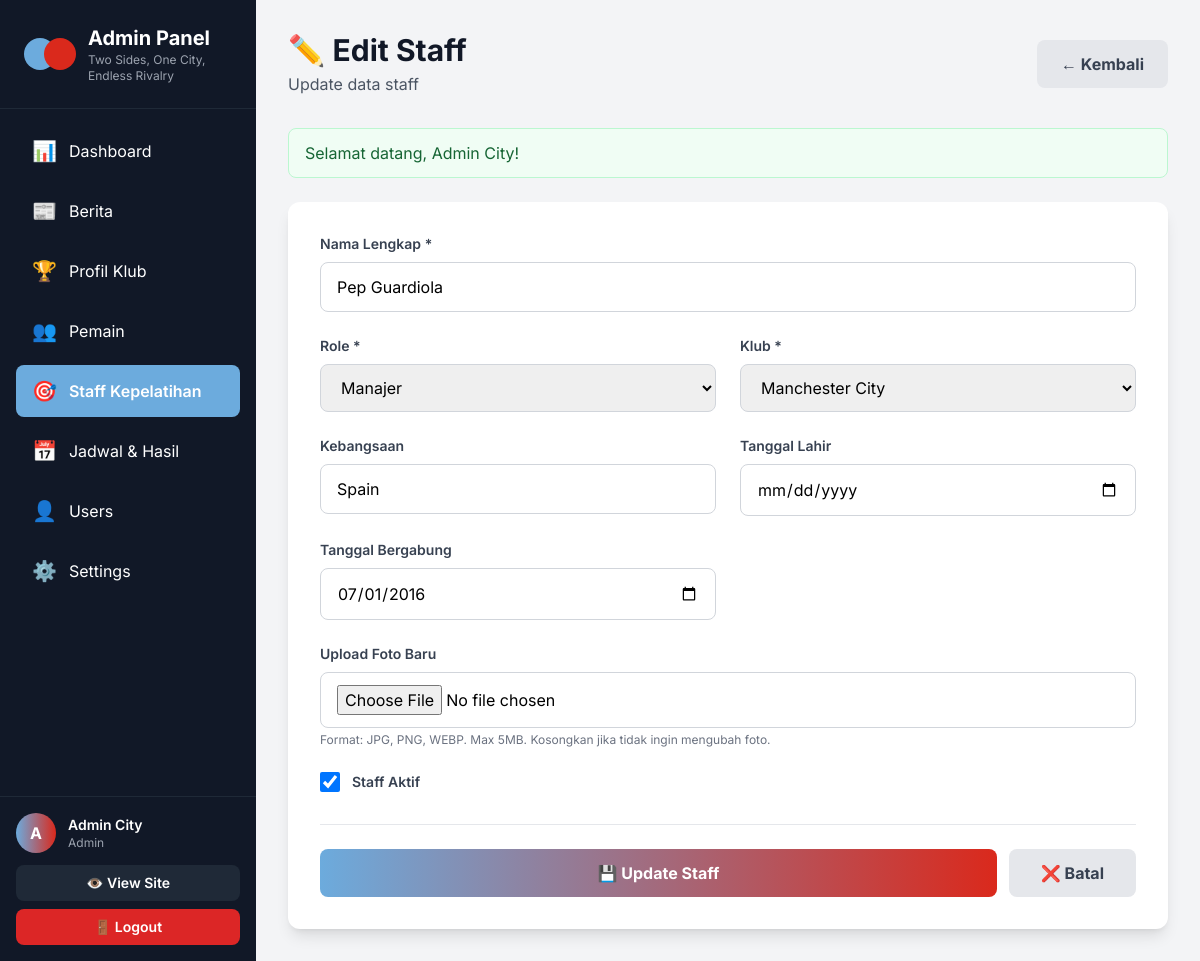
Page /admin/staff/edit.php?id=1 (signed in) on the committed database.
### tables this page shows
CREATE TABLE staff (
    id INT PRIMARY KEY AUTO_INCREMENT,
    name VARCHAR(100) NOT NULL,
    club_id INT NOT NULL,
    role VARCHAR(100) NOT NULL,
    nationality VARCHAR(50) NOT NULL,
    birth_date DATE,
    join_date DATE,
    previous_club VARCHAR(100),
    achievements TEXT,
    biography TEXT,
    photo_url VARCHAR(255),
    is_active TINYINT(1) DEFAULT 1,
    created_at TIMESTAMP DEFAULT CURRENT_TIMESTAMP,
    updated_at TIMESTAMP DEFAULT CURRENT_TIMESTAMP ON UPDATE CURRENT_TIMESTAMP,
    FOREIGN KEY (club_id) REFERENCES clubs(id) ON DELETE CASCADE,
    INDEX idx_club (club_id)
);

CREATE TABLE clubs (
    id INT PRIMARY KEY AUTO_INCREMENT,
    name VARCHAR(100) NOT NULL,
    full_name VARCHAR(150) NOT NULL,
    code VARCHAR(20) NOT NULL UNIQUE,
    founded_year INT NOT NULL,
    stadium_name VARCHAR(100),
    stadium_location VARCHAR(100),
    stadium_capacity INT,
    color_primary VARCHAR(7),
    color_secondary VARCHAR(7),
    history TEXT,
    achievements TEXT,
    created_at TIMESTAMP DEFAULT CURRENT_TIMESTAMP
);

### includes/config.php (called while the page is built, shortened)
<?php
class Database {
    private static $instance = null;
    private $connection;
    private function __construct() {
        $this->connection = new mysqli(DB_HOST, DB_USER, DB_PASS, DB_NAME);
        $this->connection->set_charset("utf8mb4");
    }
    public static function getInstance() {
        if (self::$instance === null) {
            self::$instance = new Database();
        }
        return self::$instance;
    }
    public function getConnection() {
        return $this->connection;
    }
}
function getDB() {
    return Database::getInstance()->getConnection();
}
function getCurrentAdmin() {
    $db = getDB();
    $admin_id = $_SESSION['admin_id'];
    $stmt = $db->prepare("SELECT id, username, email, full_name, role FROM admins WHERE id = ?");
    $stmt->bind_param("i", $admin_id);
    $stmt->execute();
    $result = $stmt->get_result();
    return $result->fetch_assoc();
}
function getFlashMessage() {
    if (isset($_SESSION['flash_message'])) {
        $flash = $_SESSION['flash_message'];
        return $flash;
    }
    return null;
}
?>

### admin/staff/edit.php (the view, shortened to what this page needs)
<?php
require_once '../../includes/config.php';
$db = getDB();
$admin = getCurrentAdmin();
$staff_id = (int)($_GET['id'] ?? 0);
$stmt = $db->prepare("SELECT * FROM staff WHERE id = ?");
$stmt->bind_param("i", $staff_id);
$stmt->execute();
$staff = $stmt->get_result()->fetch_assoc();
$clubs = $db->query("SELECT id, name, code FROM clubs WHERE code IN ('CITY', 'UNITED') ORDER BY name");
$flash = getFlashMessage();
include '../includes/header.php';
?>
<div class="p-8">
    <div class="mb-8">
        <div class="flex items-center justify-between">
            <div>
                <h1 class="text-3xl font-bold text-gray-900">✏️ Edit Staff</h1>
                <p class="text-gray-600 mt-1">Update data staff</p>
            </div>
            <a href="index.php" class="px-6 py-3 bg-gray-200 text-gray-700 font-bold rounded-lg hover:bg-gray-300 transition">
                ← Kembali
            </a>
        </div>
    </div>
    <?php if ($flash): ?>
        <div class="mb-6 bg-<?php echo $flash['type'] === 'success' ? 'green' : 'red'; ?>-50 border border-<?php echo $flash['type'] === 'success' ? 'green' : 'red'; ?>-200 text-<?php echo $flash['type'] === 'success' ? 'green' : 'red'; ?>-800 px-4 py-3 rounded-lg">
            <?php echo $flash['message']; ?>
        </div>
    <?php endif; ?>
    <form method="POST" action="" enctype="multipart/form-data" class="bg-white rounded-xl shadow-lg p-8">
        <div class="grid md:grid-cols-2 gap-6">
            <div class="md:col-span-2">
                <label class="block text-sm font-semibold text-gray-700 mb-2">Nama Lengkap *</label>
                <input
                    type="text"
                    name="name"
                    value="<?php echo htmlspecialchars($staff['name'] ?? ''); ?>"
                    required
                    class="w-full px-4 py-3 border border-gray-300 rounded-lg focus:ring-2 focus:ring-city-blue"
                >
            </div>
            <div>
                <label class="block text-sm font-semibold text-gray-700 mb-2">Role *</label>
                <select
                    name="role"
                    required
                    class="w-full px-4 py-3 border border-gray-300 rounded-lg focus:ring-2 focus:ring-city-blue"
                >
                    <option value="Manajer" <?php echo ($staff['role'] === 'Manajer') ? 'selected' : ''; ?>>Manajer</option>
                </select>
            </div>
            <div>
                <label class="block text-sm font-semibold text-gray-700 mb-2">Klub *</label>
                <select name="club_id" required class="w-full px-4 py-3 border border-gray-300 rounded-lg focus:ring-2 focus:ring-city-blue">
                    <?php while ($club = $clubs->fetch_assoc()): ?>
                        <option value="<?php echo $club['id']; ?>" <?php echo ($staff['club_id'] == $club['id']) ? 'selected' : ''; ?>>
                            <?php echo $club['name']; ?>
                        </option>
                    <?php endwhile; ?>
                </select>
            </div>
            <div>
                <label class="block text-sm font-semibold text-gray-700 mb-2">Kebangsaan</label>
                <input
                    type="text"
                    name="nationality"
                    value="<?php echo htmlspecialchars($staff['nationality'] ?? ''); ?>"
                    class="w-full px-4 py-3 border border-gray-300 rounded-lg focus:ring-2 focus:ring-city-blue"
                >
            </div>
            <div>
                <label class="block text-sm font-semibold text-gray-700 mb-2">Tanggal Lahir</label>
                <input
                    type="date"
                    name="birth_date"
                    value="<?php echo $staff['birth_date'] ?? ''; ?>"
                    class="w-full px-4 py-3 border border-gray-300 rounded-lg focus:ring-2 focus:ring-city-blue"
                >
            </div>
            <div>
                <label class="block text-sm font-semibold text-gray-700 mb-2">Tanggal Bergabung</label>
                <input
                    type="date"
                    name="join_date"
                    value="<?php echo $staff['join_date'] ?? ''; ?>"
                    class="w-full px-4 py-3 border border-gray-300 rounded-lg focus:ring-2 focus:ring-city-blue"
                >
            </div>
            <div class="md:col-span-2">
                <label class="block text-sm font-semibold text-gray-700 mb-2">Upload Foto Baru</label>
                <input
                    type="file"
                    name="photo"
                    accept="image/*"
                    class="w-full px-4 py-3 border border-gray-300 rounded-lg focus:ring-2 focus:ring-city-blue"
                    onchange="previewImage(this)"
                >
                <p class="text-xs text-gray-500 mt-1">Format: JPG, PNG, WEBP. Max 5MB. Kosongkan jika tidak ingin mengubah foto.</p>
            </div>
            <div class="md:col-span-2">
                <label class="flex items-center">
                    <input
                        type="checkbox"
                        name="is_active"
                        value="1"
                        <?php echo $staff['is_active'] ? 'checked' : ''; ?>
                        class="w-5 h-5 text-city-blue border-gray-300 rounded focus:ring-city-blue"
                    >
                    <span class="ml-3 text-sm font-semibold text-gray-700">Staff Aktif</span>
                </label>
            </div>
        </div>
        <div class="flex gap-3 mt-8 pt-6 border-t border-gray-200">
            <button
                type="submit"
                class="flex-1 py-3 bg-gradient-to-r from-city-blue to-united-red text-white font-bold rounded-lg hover:shadow-lg transition"
            >
                💾 Update Staff
            </button>
            <a
                href="index.php"
                class="px-8 py-3 bg-gray-200 text-gray-700 font-bold rounded-lg hover:bg-gray-300 transition"
            >
                ❌ Batal
            </a>
        </div>
    </form>
</div>

### admin/includes/header.php (shortened to what this page needs)
<!DOCTYPE html>
<html lang="id">
<head>
    <script src="https://cdn.tailwindcss.com"></script>
</head>
<body class="bg-gray-100">
    <div class="flex h-screen">
        <aside class="w-64 bg-gray-900 text-white flex flex-col flex-shrink-0">
            <div class="p-6 border-b border-gray-800">
                <div class="flex items-center space-x-3">
                    <div class="flex">
                        <div class="w-8 h-8 bg-city-blue rounded-full"></div>
                        <div class="w-8 h-8 bg-united-red rounded-full -ml-3"></div>
                    </div>
                    <div>
                        <h1 class="text-xl font-bold">Admin Panel</h1>
                        <p class="text-xs text-gray-400">Two Sides, One City,</p>
                        <p class="text-xs text-gray-400">Endless Rivalry</p>
                    </div>
                </div>
            </div>
            <nav class="flex-1 p-4 space-y-2 overflow-y-auto">
                <?php
                $current_path = $_SERVER['PHP_SELF'];
                $is_in_subdir = strpos($current_path, '/admin/') !== false && substr_count($current_path, '/') > 2;
                $base = $is_in_subdir ? '../' : '';
                $current_page = basename(dirname($_SERVER['PHP_SELF']));
                ?>
                <a href="<?php echo $base; ?>dashboard.php" class="flex items-center space-x-3 px-4 py-3 <?php echo basename($_SERVER['PHP_SELF']) === 'dashboard.php' ? 'bg-city-blue text-white font-semibold' : 'hover:bg-gray-800'; ?> rounded-lg transition">
                    <span class="text-xl">📊</span>
                    <span>Dashboard</span>
                </a>
                <a href="<?php echo $base; ?>article/index.php" class="flex items-center space-x-3 px-4 py-3 <?php echo $current_page === 'article' ? 'bg-city-blue text-white font-semibold' : 'hover:bg-gray-800'; ?> rounded-lg transition">
                    <span class="text-xl">📰</span>
                    <span>Berita</span>
                </a>
                <a href="<?php echo $base; ?>profil-klub/index.php" class="flex items-center space-x-3 px-4 py-3 <?php echo $current_page === 'profil-klub' ? 'bg-city-blue text-white font-semibold' : 'hover:bg-gray-800'; ?> rounded-lg transition">
                    <span class="text-xl">🏆</span>
                    <span>Profil Klub</span>
                </a>
                <a href="<?php echo $base; ?>players/index.php" class="flex items-center space-x-3 px-4 py-3 <?php echo $current_page === 'players' ? 'bg-city-blue text-white font-semibold' : 'hover:bg-gray-800'; ?> rounded-lg transition">
                    <span class="text-xl">👥</span>
                    <span>Pemain</span>
                </a>
                <a href="<?php echo $base; ?>staff/index.php" class="flex items-center space-x-3 px-4 py-3 <?php echo $current_page === 'staff' ? 'bg-city-blue text-white font-semibold' : 'hover:bg-gray-800'; ?> rounded-lg transition">
                    <span class="text-xl">🎯</span>
                    <span>Staff Kepelatihan</span>
                </a>
                <a href="<?php echo $base; ?>schedule/index.php" class="flex items-center space-x-3 px-4 py-3 <?php echo $current_page === 'schedule' ? 'bg-city-blue text-white font-semibold' : 'hover:bg-gray-800'; ?> rounded-lg transition">
                    <span class="text-xl">📅</span>
                    <span>Jadwal & Hasil</span>
                </a>
                <a href="<?php echo $base; ?>users/index.php" class="flex items-center space-x-3 px-4 py-3 <?php echo $current_page === 'users' ? 'bg-city-blue text-white font-semibold' : 'hover:bg-gray-800'; ?> rounded-lg transition">
                    <span class="text-xl">👤</span>
                    <span>Users</span>
                </a>
                <a href="<?php echo $base; ?>settings.php" class="flex items-center space-x-3 px-4 py-3 <?php echo basename($_SERVER['PHP_SELF']) === 'settings.php' ? 'bg-city-blue text-white font-semibold' : 'hover:bg-gray-800'; ?> rounded-lg transition">
                    <span class="text-xl">⚙️</span>
                    <span>Settings</span>
                </a>
            </nav>
            <div class="p-4 border-t border-gray-800">
                <div class="flex items-center space-x-3 mb-3">
                    <?php if (!empty($admin['photo_url']) && file_exists('../' . $admin['photo_url'])): ?>
                        <img src="<?php echo $is_in_subdir ? '../../' : '../'; ?><?php echo $admin['photo_url']; ?>"
                             alt="<?php echo $admin['full_name']; ?>"
                             class="w-10 h-10 rounded-full object-cover border-2 border-city-blue">
                    <?php else: ?>
                        <div class="w-10 h-10 bg-gradient-to-r from-city-blue to-united-red rounded-full flex items-center justify-center text-white font-bold">
                            <?php echo strtoupper(substr($admin['username'], 0, 1)); ?>
                        </div>
                    <?php endif; ?>
                    <div class="flex-1">
                        <p class="font-semibold text-sm"><?php echo $admin['full_name']; ?></p>
                        <p class="text-xs text-gray-400"><?php echo ucfirst($admin['role']); ?></p>
                    </div>
                </div>
                <a href="<?php echo $is_in_subdir ? '../../' : '../'; ?>index.php" target="_blank" class="block w-full text-center px-4 py-2 bg-gray-800 hover:bg-gray-700 rounded-lg text-sm font-semibold transition mb-2">
                    👁️ View Site
                </a>
                <a href="<?php echo $base; ?>logout.php" class="block w-full text-center px-4 py-2 bg-red-600 hover:bg-red-700 rounded-lg text-sm font-semibold transition">
                    🚪 Logout
                </a>
            </div>
        </aside>
        <main class="flex-1 overflow-y-auto">

### admin/includes/header.php (style rules this page uses)
body { font-family: 'Inter', sans-serif; }

### rows in the picture
staff: name "Pep Guardiola", role "Manajer", club_id "Manchester City", nationality "Spain", join_date "07/01/2016", is_active "☑"

### other values in the picture
substr($admin['username'], 0, 1) "A"
$admin['full_name'] "Admin City"
$admin['role'] "Admin"
$flash['message'] "Selamat datang, Admin City!"
